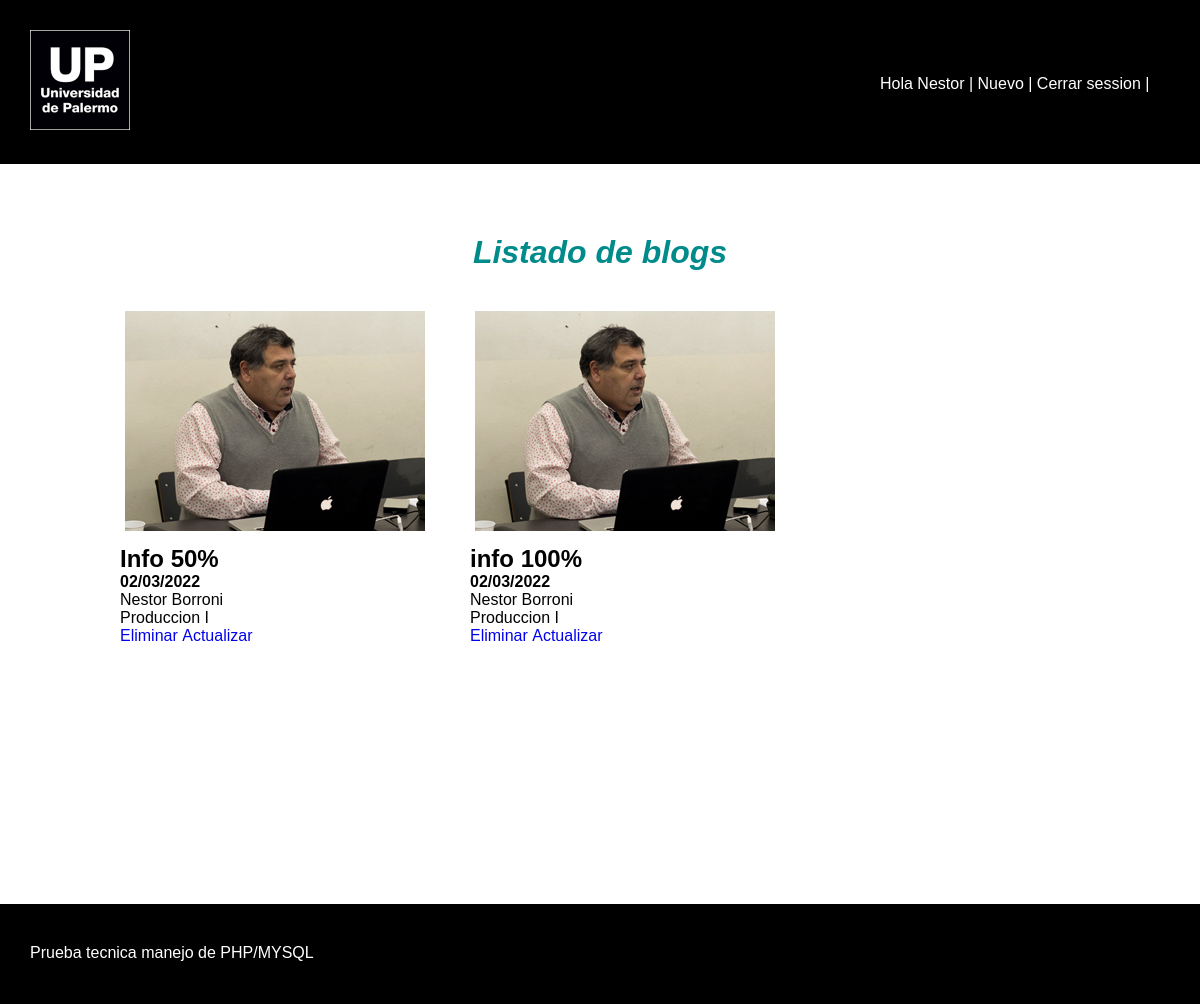
/admin/panel.php?id=3 (signed in), run on the app's committed database.
### tables this page shows
CREATE TABLE `blogs` (
  `id` int(11) NOT NULL,
  `titulo` varchar(45) NOT NULL,
  `cuerpo` text NOT NULL,
  `fecha` timestamp NOT NULL DEFAULT current_timestamp() ON UPDATE current_timestamp(),
  `id_docentes` int(11) NOT NULL
);

CREATE TABLE `docentes` (
  `id` int(11) NOT NULL,
  `nombre` varchar(45) NOT NULL,
  `apellido` varchar(45) NOT NULL,
  `email` varchar(45) NOT NULL,
  `pass` text NOT NULL,
  `imagen` varchar(45) NOT NULL
);

CREATE TABLE `catedras` (
  `id` int(11) NOT NULL,
  `nombre` varchar(45) NOT NULL,
  `id_docentes` int(11) NOT NULL
);

### includes/functions.php (called while the page is built, shortened)
<?php
    function ordenarFecha($fechaOriginal){
    $fecha = new DateTime($fechaOriginal);
    return $fecha->format('d/m/Y');;
    }
?>

### includes/blogs.php (the view, shortened to what this page needs)
<div class='cuerpo'>
    <div class="panel">
        <div class="cDarkcian"><h1><i>Listado de blogs</i></h1></div>
                <div class="card">
                    <?php while($row=mysqli_fetch_array($query,MYSQLI_ASSOC)){
                    echo "<div>";
                    if($admin){
                        echo "<a href='http://localhost/pruebaPHP/admin/detalle.php?id=".$row['id']."'>";
                        echo "<img src='../upload/docentes/".$row['imagen']."'>";
                    } else {
                            echo "<a href='http://localhost/pruebaPHP/detalle.php?id=".$row['id']."'>";
                            echo "<img src='./upload/docentes/".$row['imagen']."'>";
                        }
                        echo  "<h2>".$row['titulo']."</h2>";
                        $fecha = ordenarFecha($row['fecha']);
                        echo  "<h4>$fecha</h4>";
                        echo  "<p>".$row['nombre']." ".$row['apellido']."</p>";
                        echo  "<p>".$row['nombreCatedra']."</p>";
                    echo "</a>";
                        if($admin){
                           echo "<a href='eliminar.php?id=".$row['id']."'>Eliminar&nbsp</a>";
                           echo "<a href='actualizar.php?id=".$row['id']."'>Actualizar</a>";
                        }
                    echo "</div>";
                    }
                    ?>
            </div>
          </div>
    </div>

### css/styles.css (style rules this page uses)
* { margin: 0; font-family: Arial, Helvetica, sans-serif; }
.panel { margin: auto auto; width: 80%; overflow: hidden; }
.cuerpo { margin: 70px 0 70px 0; min-height: 600px; }
.card > div > a >img { object-fit: none; width: 300px; height: 300px; margin-left:5px; }
.card { overflow: hidden; }
.card > div > a >h2 { margin-top: -30px; }
.card > div { margin: auto auto; float: left; width: 350px; }
h1 { text-align: center; }
.card > div > a:nth-child(1) { text-decoration: none; color: black; }
.card > div > a:nth-child(2),a:nth-child(3) { text-decoration: none; }
.cDarkcian { color: darkcyan; }

### data on the page
blogs: id_docentes.imagen (picture), titulo "Info 50%", fecha "02/03/2022", id_docentes.nombre "Nestor", id_docentes.apellido "Borroni", catedras.nombre "Produccion I"
blogs: id_docentes.imagen (picture), titulo "info 100%", fecha "02/03/2022", id_docentes.nombre "Nestor", id_docentes.apellido "Borroni", catedras.nombre "Produccion I"

### other printed values
$_SESSION['nombre'] "Nestor"
